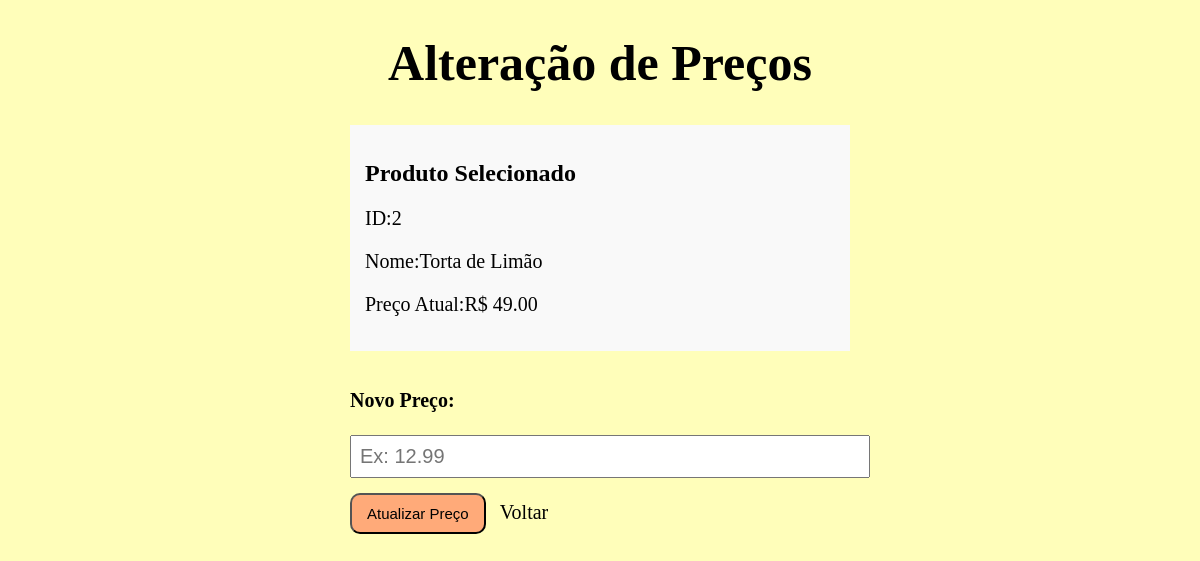
The app's page /alterar_preco.php?idProduto=2 (signed in) with its own data.
### tables this page shows
CREATE TABLE `produtos` (
  `idProduto` int(11) NOT NULL,
  `nomeProduto` varchar(100) NOT NULL,
  `quantidade` int(50) NOT NULL,
  `preco` double NOT NULL
);

### alterar_preco.php (the view, shortened to what this page needs)
<?php
    include 'conexao.php';
    $idProduto = $_GET['idProduto'] ?? null;
    $stmt = $conn->prepare("SELECT idProduto, nomeProduto, preco FROM produtos WHERE idProduto = ?");
    $stmt->bind_param("i", $idProduto);
    $stmt->execute();
    $produto = $stmt->get_result()->fetch_assoc();
?>
<!DOCTYPE html>
<html>
<head>
</head>
<body>
    <div class="container">
        <h1>Alteração de Preços</h1>
        <div class="info-produto">
            <h2>Produto Selecionado</h2>
            <p>ID:<?= $produto['idProduto'] ?></p>
            <p>Nome:<?= htmlspecialchars($produto['nomeProduto']) ?></p>
            <p>Preço Atual:R$ <?= number_format($produto['preco'], 2) ?></p>
        </div><br>
        <form method="post">
            <div class="form-group">
                <label for="preco">Novo Preço:</label><br>
                <input type="text" name="preco" id="preco"
                       placeholder="Ex: 12.99" required
                       value="<?= isset($_POST['preco']) ? htmlspecialchars($_POST['preco']) : '' ?>">
            </div>
            <button type="submit">Atualizar Preço</button>
            <a href="selecionar_produto_preco.php" style="margin-left: 10px;">Voltar</a>
        </form>
    </div>
</body>
</html>

### alterar_preco.php (style rules this page uses)
body { background-color:rgba(255, 254, 186, 1); margin: 20px; }
h1 { font-size: 50px; text-align: center; }
.container { max-width: 500px; margin: 0 auto; }
.info-produto { background: #f9f9f9; padding: 15px; margin-bottom: 20px; }
.form-group { margin-bottom: 15px; }
label { font-size: 20px; display: block; margin-bottom: 5px; font-weight: bold; }
input[type="text"], input[type="number"] { font-size: 20px; padding: 8px; width: 100%; }
p { font-size: 20px; }
button { padding: 10px 15px; background-color:rgba(255, 170, 121, 1); color: black; font-size: 15px; border-radius: 10px; cursor: pointer; }
a { color: black; text-decoration: none; font-size: 20px; }

### records on screen
produtos: idProduto "2", nomeProduto "Torta de Limão", preco "49.00"
